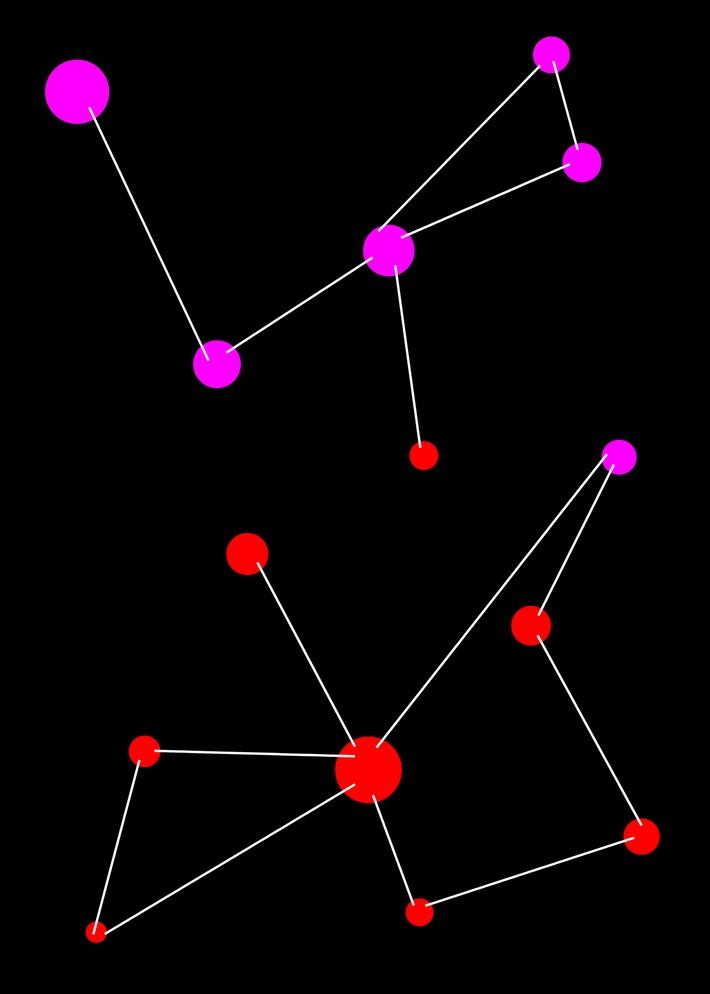
#> input picture hard-test-img.jpg, 710 x 994 px, shrunk from 1500 x 2100 before the run
$ python main.py
#> lines starting #> are read from the running program, lines starting #| are printed output that depends on the picture; after the words box and inside, x2 and y2 are one past the last pixel; in counts of white or black regions, pixels touching at a corner belong together
import numpy as np
import cv2

# Create a counter for debugging
circleCount = 0

# Read image
img = cv2.imread('hard-test-img.jpg', cv2.IMREAD_GRAYSCALE)
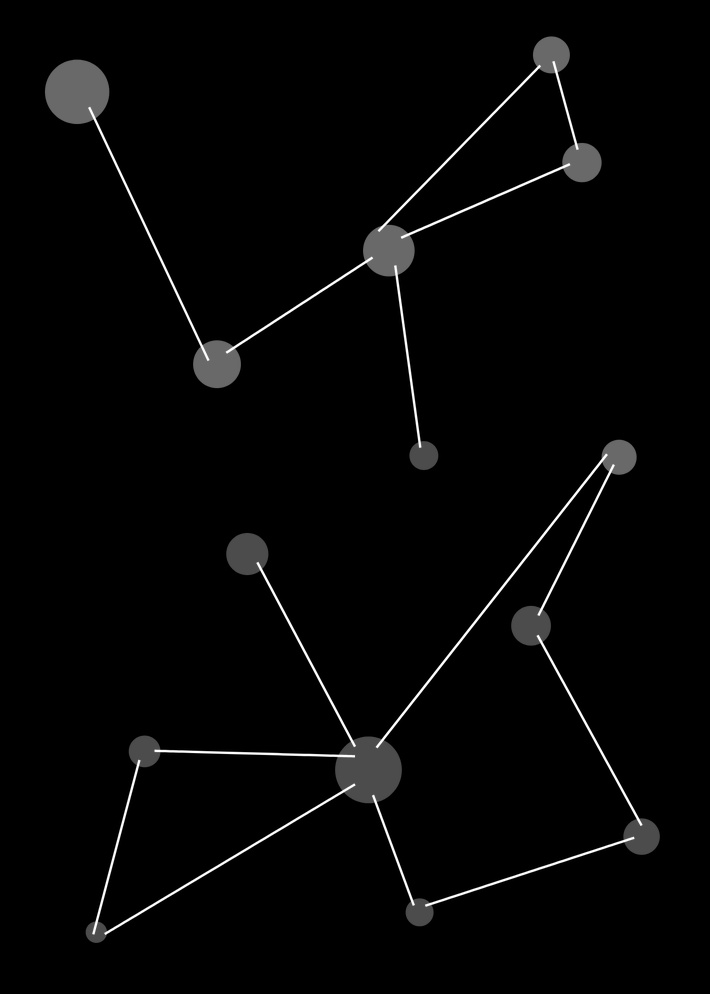
#> img: shape (994, 710); min 0, max 255, mean 5.2

# Setting parameter values for Canny Edge filter
t_lower = 50  # Lower Threshold
t_upper = 150  # Upper threshold

# Applying the Canny Edge filter
edge = cv2.Canny(img, t_lower, t_upper)
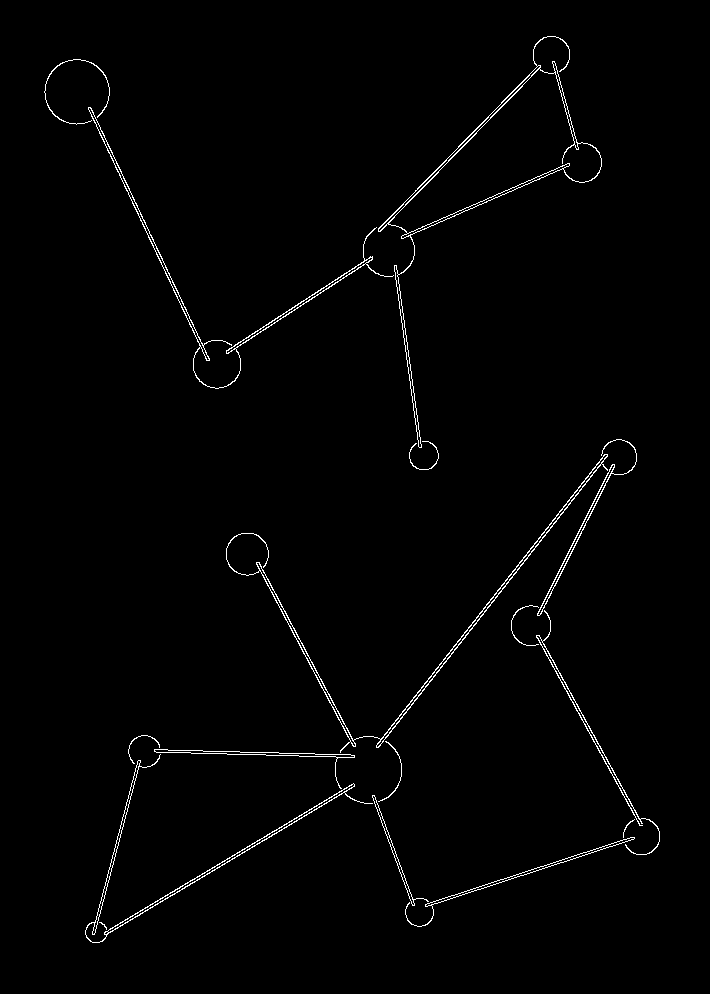
#> edge: shape (994, 710); 1.3% white in thin lines or dots, all inside (x1, y1, x2, y2) = (44, 36, 660, 943)

# Preparing/setting parameters for detecting circles
img = cv2.medianBlur(img, 5)
gray = cv2.cvtColor(img, cv2.COLOR_GRAY2BGR)

circles = cv2.HoughCircles(img, cv2.HOUGH_GRADIENT, 1, 20,
                           param1 = 50, param2 = 40, minRadius = 0, maxRadius = 0)
#> circles = 13 rows, first 8: [76.5, 91.5, 32.2], [367.5, 769.5, 33.5], [388.5, 250.5, 26], [216.5, 363.5, 23.5], [618.5, 456.5, 17.4], [246.5, 553.5, 20.7], [550.5, 54.5, 18.3], [530.5, 625.5, 20.1]

circles = np.uint16(np.around(circles))
#> circles = 13 rows, first 8: [76, 92, 32], [368, 770, 34], [388, 250, 26], [216, 364, 24], [618, 456, 17], [246, 554, 21], [550, 54, 18], [530, 626, 20]
for i in circles[0,:]:
    circleCount = circleCount + 1
    shape = 'Circle'
    # Drawing the outline
    cv2.circle(gray,(i[0],i[1]),i[2],(255,0,0),2)
    # Drawing the center of the circle
    cv2.circle(gray,(i[0],i[1]),2,(255,0,0),4)
    # Writing label "circle"
    cv2.putText(gray, shape, (i[0] - 30, i[1] - 10), cv2.FONT_HERSHEY_SIMPLEX, 1, (255, 255, 255), 2)
#> this loop made 13 passes
#> i on passes 1 to 12: [76, 92, 32], [368, 770, 34], [388, 250, 26], [216, 364, 24], [618, 456, 17], [246, 554, 21], [550, 54, 18], [530, 626, 20], [642, 836, 18], [582, 162, 19], [420, 912, 14], [144, 752, 16]
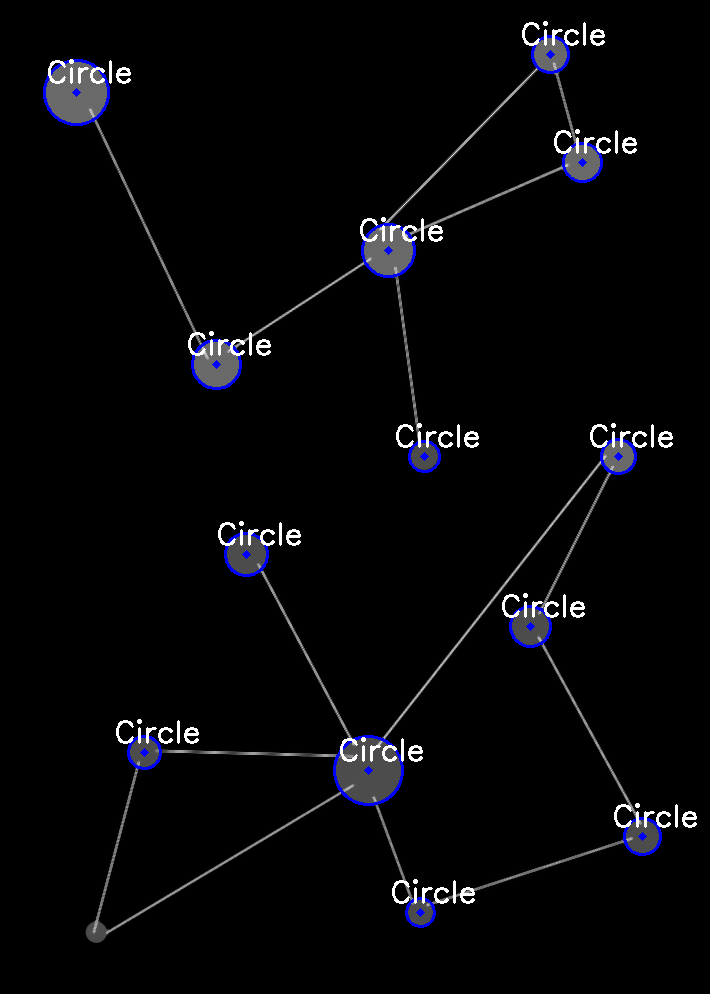
#> gray: shape (994, 710, 3); mean B, G, R 8.3, 6.5, 6.5
#> after the loop, circleCount = 13


# Opens images to show the progress of the image processing
cv2.imshow('Original', img)
cv2.imshow('Canny', edge)
cv2.imshow('Detected Circles', gray)
print("Circles:", circleCount)
#| Circles: 13
cv2.waitKey(0)
cv2.destroyAllWindows()

$ run again, with curve.jpg copied over hard-test-img.jpg
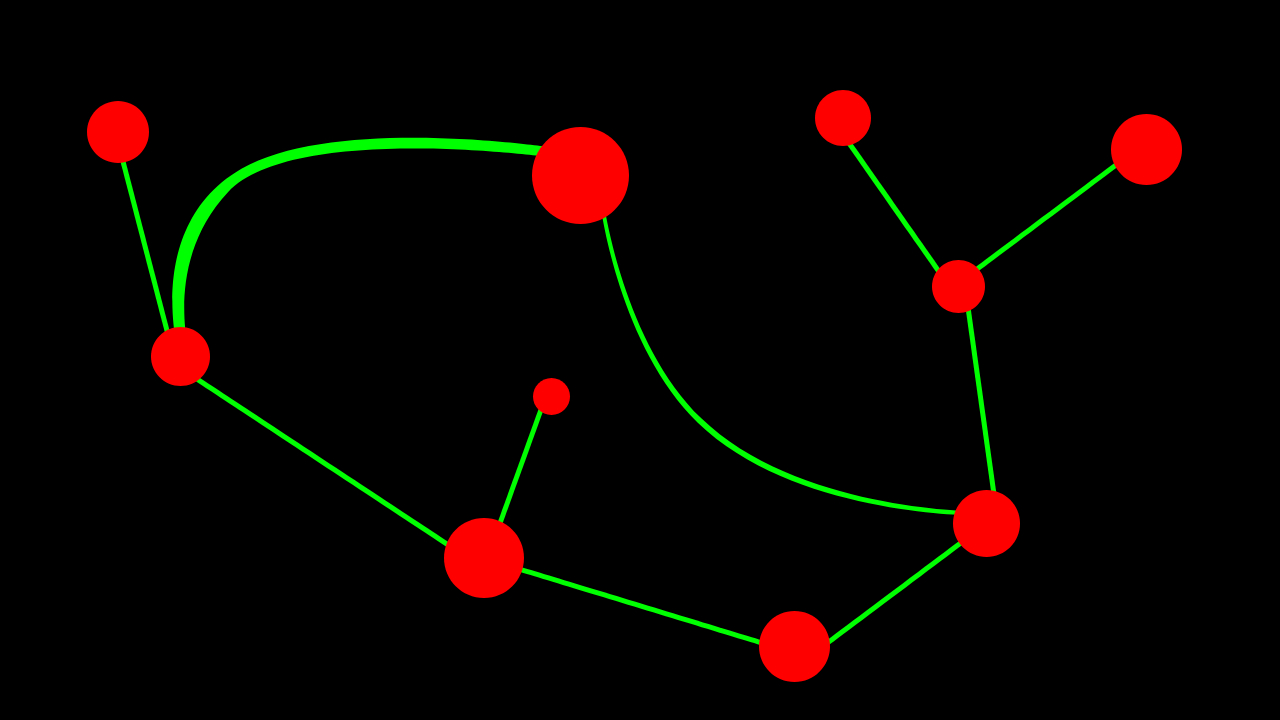
#> input picture curve.jpg, 1280 x 720 px
#> `edge = cv2.Canny(img, t_lower, t_upper)`:
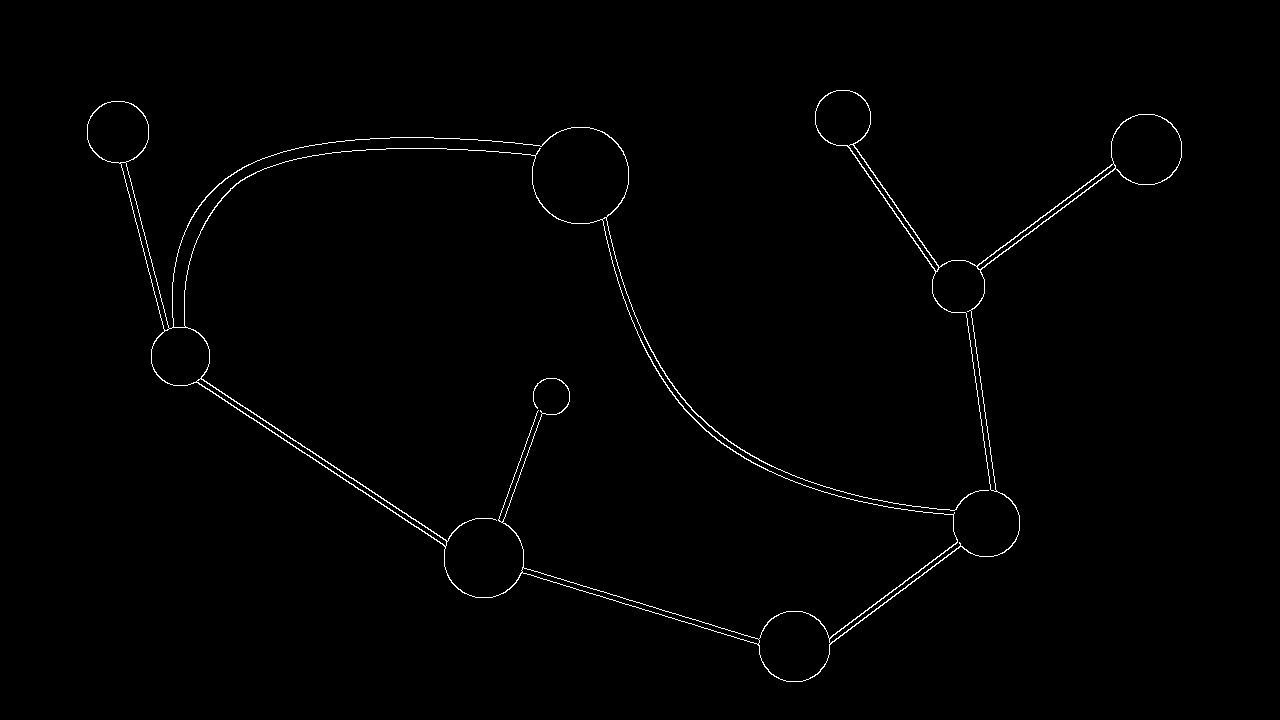
#> edge: shape (720, 1280); 0.87% white in thin lines or dots, all inside (x1, y1, x2, y2) = (87, 90, 1182, 682)
#> `circles = cv2.HoughCircles(img, cv2.HOUGH_GRADIENT, 1, 20, param1 = 50..`: circles = 17 rows, first 8: [870.5, 243.5, 248.7], [579.5, 175.5, 48.5], [348.5, 302.5, 164.3], [307.5, 284.5, 134], [855.5, 259.5, 226.8], [117.5, 131.5, 30.6], [985.5, 522.5, 33.8], [794.5, 646.5, 35.5]
#> `circles = np.uint16(np.around(circles))`: circles = 17 rows, first 8: [870, 244, 249], [580, 176, 48], [348, 302, 164], [308, 284, 134], [856, 260, 227], [118, 132, 31], [986, 522, 34], [794, 646, 36]
#> the loop `for i in circles[0,:]:` made 17 passes
#> after the loop `for i in circles[0,:]:`:
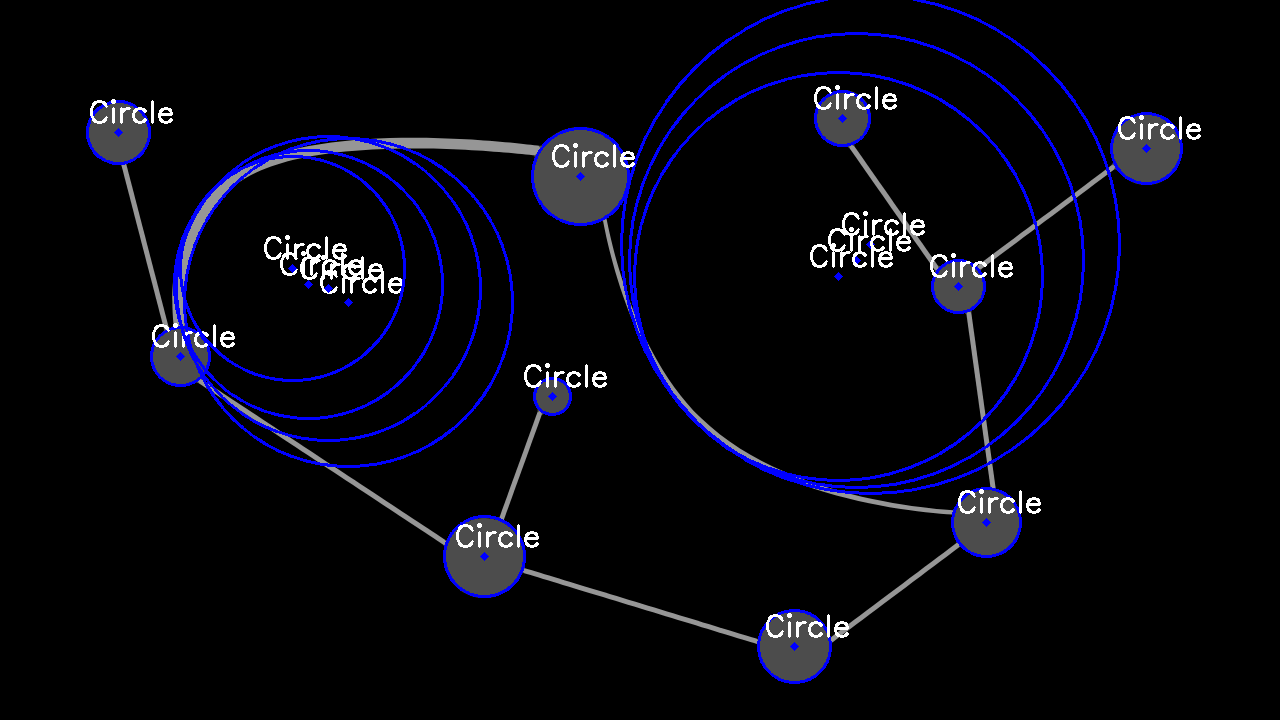
#> gray: shape (720, 1280, 3); mean B, G, R 14.8, 7.1, 7.1
#> after the loop `for i in circles[0,:]:`: circleCount = 17
#| Circles: 17
